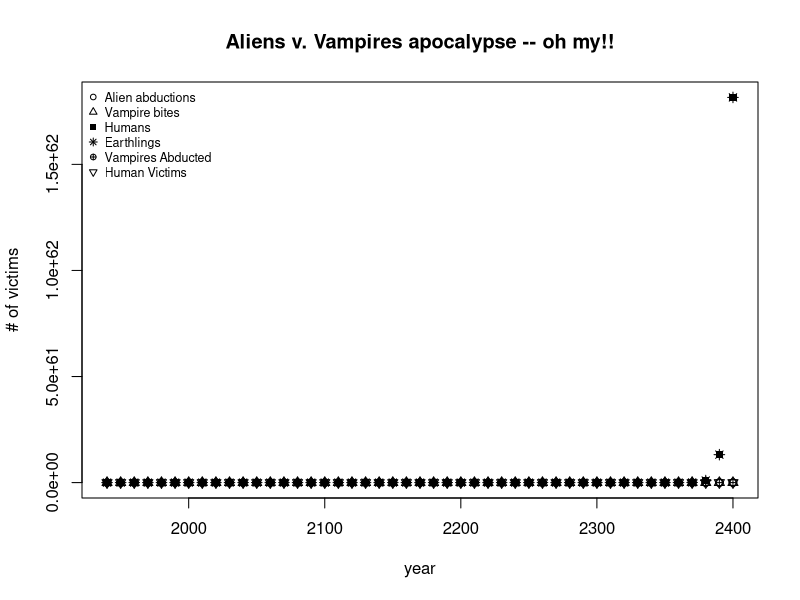

This figure's R source:
# Aliens v. Vampires -- version 2.1
# (logistic growth with human reproduction)
# CPSC 420 -- spring 2016


# Set up time.
delta.t <- 1   # years
time <- seq(1940,2400,delta.t)

# Utility functions to convert between i and t.
itot <- function(i) (i-1)*delta.t + 1940
ttoi <- function(t) (t-1940)/delta.t + 1

# Simulation parameters.
init.human.pop <- 7e9
alien.abduction.rate <- 30000     # (beings/year)/year
bite.rate <- .3                # (people/year)/vampire
birth.rate <- .3             # (people/year)/person
sacrifice.rate<- 3 #people/year/vampire
#There is no specific rate for vampires being abducted per year because it is a portion of the alien abduction rate
A <- vector()
V <- vector()
H <- vector()
earth.population <- vector()
V.abductions<-vector()
sacrifice<- vector()

# Initial conditions. (No aliens until 1940, and only one lonely vampire.)
A[1] <- 0
V[1] <- 1
H[1] <- init.human.pop
earth.population[1] <- V[1] + H[1]
V.abductions[1]<-0
sacrifice[1]<-0


# Simulate.
for (i in 2:length(time)) {
  
  logistic.factor <- H[i-1]/earth.population[i-1]
  if(is.na(logistic.factor))logistic.factor<-0

  
  
  # Compute flows.
  VA.prime<-alien.abduction.rate * (time[i]-1940) * (V[i-1]/earth.population[i-1]) #vampires abducted/year
  if(is.na(VA.prime))VA.prime<-0
  
  
  if(H[i-1] < 1){
    sacrifice.prime<-0
    sacrifice[i]<-0
    H[i]<-0
    V.prime<-(-sacrifice.rate * V[i-1] - VA.prime)
    
  } else {
    sacrifice.prime<- sacrifice.rate * (V[i-1] * logistic.factor) #sacrifice/year
  }
 
  
  
  if(H[i-1]<=sacrifice[i-1] || sacrifice.rate==0){
    V.prime <- ((sacrifice[i-1] - sacrifice.rate * V[i-1])  - VA.prime)
  } else {
    V.prime <- bite.rate * V[i-1] * logistic.factor - VA.prime # people/year
  }
  if(is.na(V.prime))V.prime<-0
  
  
  
  if(H[i-1]<1 && V[i-1]<1){
    A.prime<-0
    H[i]<-0
    V[i]<-0
    sacrifice[i]<-0
    V.abductions[i]<-0
  } else {
  A.prime <- alien.abduction.rate * (time[i] - 1940) * (logistic.factor) + VA.prime 
  }# beings/year
  
  if(V.prime<0){
    H.prime <- H[i-1] * birth.rate + (V.prime + (A.prime - VA.prime) + sacrifice.prime)
  } else {
  H.prime <- H[i-1] * birth.rate - (V.prime + (A.prime - VA.prime) + sacrifice.prime) 
  }# people/year
  earth.population.prime <- -A.prime - sacrifice.prime    # people/year
  
  
  
  
  # Compute stocks.
  if (A[i-1] + A.prime * delta.t <1 || V[i-1] <1 && H[i-1] <1){
    A.prime<-0
    sacrifice[i]<-0
    A[i]<-A[i-1]
  } else {
    A[i] <- A[i-1] + A.prime * delta.t 
  }
  
  # people abducted
  
  if( V[i-1] + V.prime * delta.t < 1 || V[i-1] < 1 ) {
    V[i] <-0
    V.abductions[i]<-0
    sacrifice[i]<-0
  } else {
    V[i] <- V[i-1] + V.prime * delta.t 
    V.abductions[i]<- V.abductions[i-1] + VA.prime * delta.t #total vampires abducted thus far
  }               # vampires
  
  if(H[i-1] + H.prime * delta.t < 1 || H[i-1] <1 ){
    H[i]<-0
    sacrifice[i]<-0
  } else {
    H[i]<-H[i-1] + H.prime * delta.t
  } #humans left
  
  if(V[i] + H[i] < 1 ){
    earth.population[i]<-0
    }else{
      earth.population[i] <- V[i] + H[i]
    } 
  
  # people
  if(V[i] < 1 || H[i]<1 ){
    sacrifice[i]<-0
  } else {
  sacrifice[i]<-sacrifice.prime * delta.t #total victims sacrificed to vampires thus far 
}
}

# Plot results.
all.values <- c(A,V,H,earth.population)
plot(time[seq(1,length(time),10)],A[seq(1,length(V),10)],pch=1,
     ylim=c(min(all.values),max(all.values)),
     main="Aliens v. Vampires apocalypse -- oh my!!",
     xlab="year",
     ylab="# of victims")
points(time[seq(1,length(time),10)],V[seq(1,length(V),10)],pch=2)
points(time[seq(1,length(time),10)],H[seq(1,length(V),10)],pch=15)
points(time[seq(1,length(time),10)],earth.population[seq(1,length(V),10)],pch=8)
points(time[seq(1,length(time),10)],V.abductions[seq(1,length(V),10)],pch=10)
points(time[seq(1,length(time),10)],sacrifice[seq(1,length(V),10)],pch= 6)
legend("topleft",legend=c("Alien abductions","Vampire bites","Humans","Earthlings", "Vampires Abducted","Human Victims"), bty = "n",
       cex = .75, pch=c(1,2,15,8,10,6))